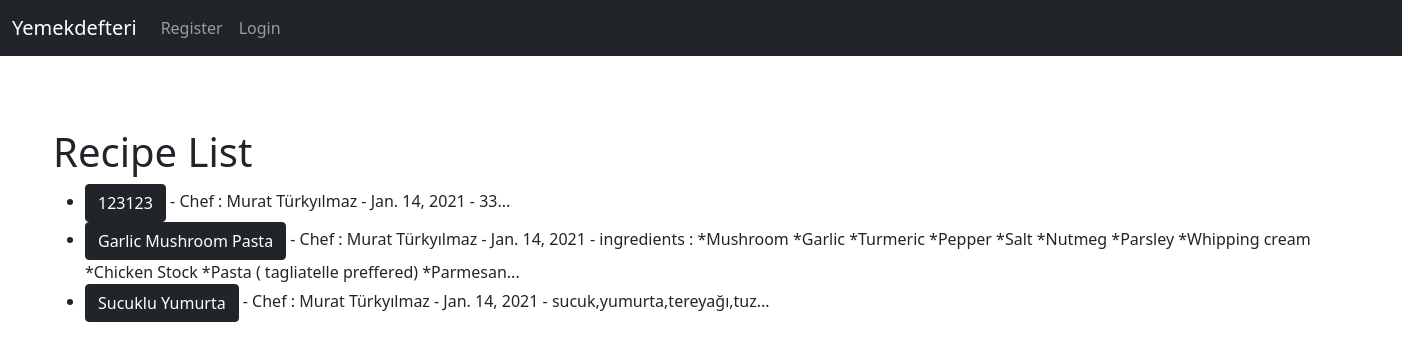
The app's page /, older data.
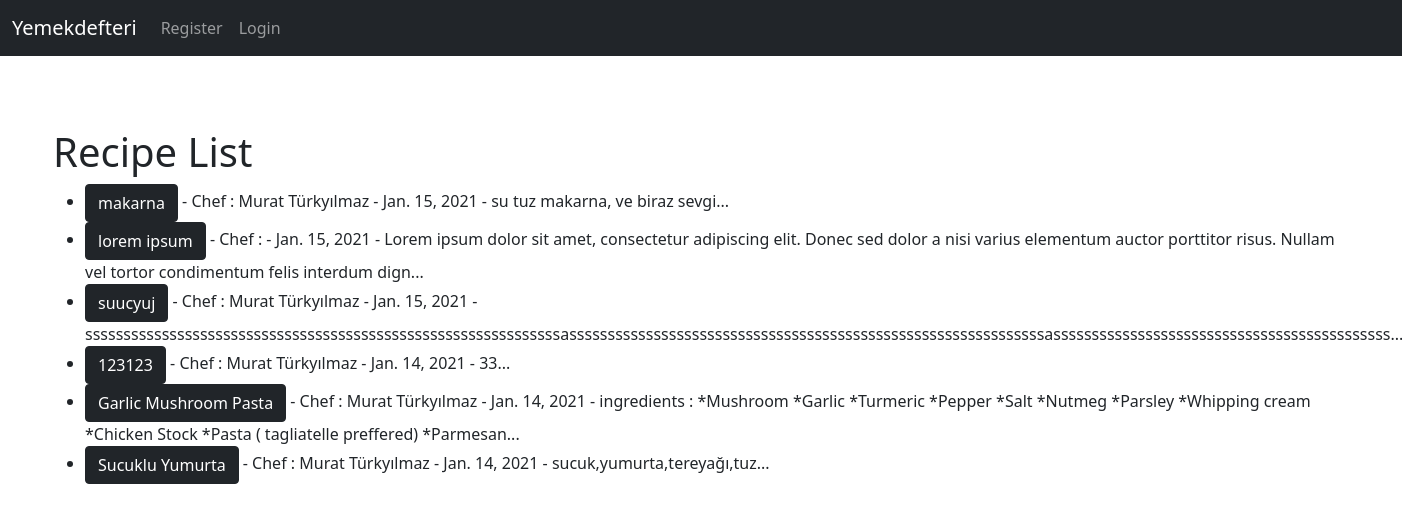
The same page, newer data.
### theblog/models.py (models this page shows, shortened)
class Recipie(models.Model):
	title = models.CharField(max_length=100)
	chef = models.ForeignKey(User, on_delete= models.CASCADE)
	recipie_details = RichTextField(blank=True, null=True)
	publish_date = models.DateField(auto_now_add=True)
	likes = models.ManyToManyField(User, related_name= 'recipie_post')

### theblog/views.py (the view)
# urls.py: path('',HomeView.as_view(), name="home"),
class HomeView(ListView):
	model = Recipie
	template_name= 'theblog/home.html'
	ordering = ['-id']

### theblog/templates/theblog/home.html (shortened to what this page needs)
{% extends 'theblog/base.html'  %}
{%block content%}
<h1>Recipe List</h1>
<ul>
{% for recipie in object_list %}
 <li><a href= "{%url 'theblog:recipie-detail' recipie.pk %}" class="btn btn-dark">
 	{{ recipie.title}}</a> - Chef : {{ recipie.chef.first_name}} {{ recipie.chef.last_name}} -  {{recipie.publish_date}}  -
    {{ recipie.recipie_details|safe|slice:":170" }}...
</li>
{% endfor%}
</ul>
{% endblock%}

### theblog/templates/theblog/base.html (shortened to what this page needs)
<!doctype html>
<html lang="en">
  <head>
    <link href="https://cdn.jsdelivr.net/npm/bootstrap@5.0.0-beta1/dist/css/bootstrap.min.css" rel="stylesheet">
  </head>
  <body>
    <nav class="navbar navbar-expand-lg navbar-dark bg-dark">
  <div class="container-fluid">
    <a class="navbar-brand" href="{%url 'theblog:home'%}">Yemekdefteri</a>
    <div class="collapse navbar-collapse" id="navbarSupportedContent">
      <ul class="navbar-nav me-auto mb-2 mb-lg-0">
        {% if user.is_authenticated %}
         <li class="nav-item">
          <a class="nav-link" href="{% url 'theblog:add-recipie'%}">Add a new Recipie</a>
        </li>
        <li class="nav-item">
          <a class="nav-link" href="{% url 'edit_profile' %}">Edit Profile</a>
        </li>
        <li class="nav-item">
          <a class="nav-link" href="{% url 'logout' %}">Logout</a>
        </li>
        {% else %}
          <li class="nav-item">
          <a class="nav-link" href="{% url 'register' %}">Register</a>
        </li>
        <li class="nav-item">
          <a class="nav-link" href="{% url 'login' %}">Login</a>
        </li>
        {% endif %}
      </ul>
    </div>
  </div>
</nav>
<div class="container">
    {%block content%}
    {% endblock%}
   </div>
  </body>
</html>

Row changes from the older to the newer data that the page shows:
added Recipie: title "makarna", chef.first_name "Murat", chef.last_name "Türkyılmaz", publish_date "Jan. 15, 2021", recipie_details "su tuz makarna, ve biraz sevgi"
added Recipie: title "lorem ipsum", publish_date "Jan. 15, 2021", recipie_details "Lorem ipsum dolor sit amet, consectetur adipiscing elit. Donec sed dolor a nisi varius elementum auctor porttitor risus. Nullam vel tortor condimentum felis interdum dign"
added Recipie: title "suucyuj", chef.first_name "Murat", chef.last_name "Türkyılmaz", publish_date "Jan. 15, 2021", recipie_details "ssssssssssssssssssssssssssssssssssssssssssssssssssssssssssssssassssssssssssssssssssssssssssssssssssssssssssssssssssssssssssssassssssssssssssssssssssssssssssssssssssssssss"
